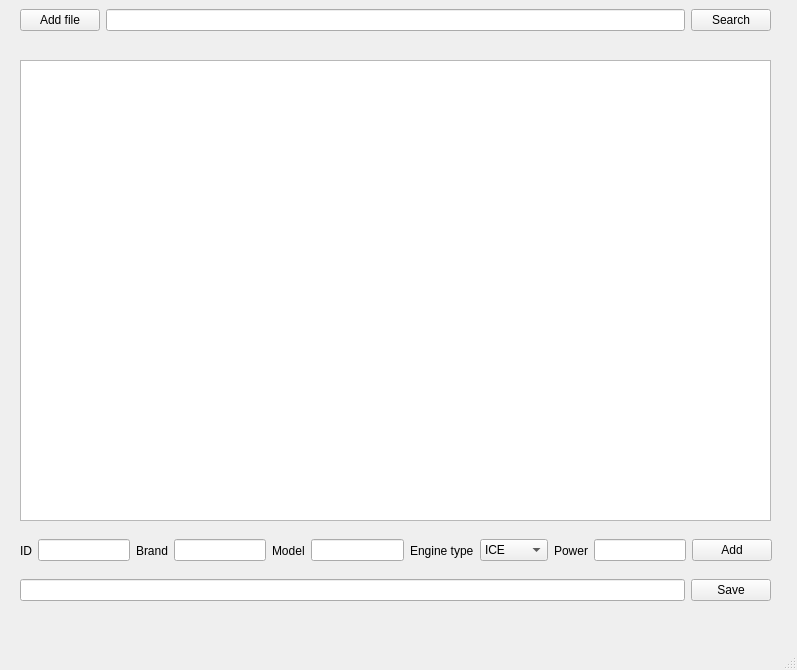
<?xml version="1.0" encoding="UTF-8"?>
<ui version="4.0">
 <class>MainWindow</class>
 <widget class="QMainWindow" name="MainWindow">
  <property name="geometry">
   <rect>
    <x>0</x>
    <y>0</y>
    <width>797</width>
    <height>670</height>
   </rect>
  </property>
  <property name="windowTitle">
   <string>MainWindow</string>
  </property>
  <widget class="QWidget" name="centralwidget">
   <widget class="QWidget" name="horizontalLayoutWidget">
    <property name="geometry">
     <rect>
      <x>20</x>
      <y>0</y>
      <width>751</width>
      <height>41</height>
     </rect>
    </property>
    <layout class="QHBoxLayout" name="horizontalLayout">
     <item>
      <widget class="QPushButton" name="btnAdd">
       <property name="text">
        <string>Add file</string>
       </property>
      </widget>
     </item>
     <item>
      <widget class="QLineEdit" name="linePath"/>
     </item>
     <item>
      <widget class="QPushButton" name="btnSearch">
       <property name="text">
        <string>Search</string>
       </property>
      </widget>
     </item>
    </layout>
   </widget>
   <widget class="QWidget" name="horizontalLayoutWidget_2">
    <property name="geometry">
     <rect>
      <x>20</x>
      <y>530</y>
      <width>752</width>
      <height>41</height>
     </rect>
    </property>
    <layout class="QHBoxLayout" name="horizontalLayout_2">
     <item>
      <widget class="QLabel" name="label">
       <property name="text">
        <string>ID</string>
       </property>
      </widget>
     </item>
     <item>
      <widget class="QLineEdit" name="ID"/>
     </item>
     <item>
      <widget class="QLabel" name="label_2">
       <property name="text">
        <string>Brand</string>
       </property>
      </widget>
     </item>
     <item>
      <widget class="QLineEdit" name="brand"/>
     </item>
     <item>
      <widget class="QLabel" name="label_3">
       <property name="text">
        <string>Model</string>
       </property>
      </widget>
     </item>
     <item>
      <widget class="QLineEdit" name="model"/>
     </item>
     <item>
      <widget class="QLabel" name="label_4">
       <property name="text">
        <string>Engine type</string>
       </property>
      </widget>
     </item>
     <item>
      <widget class="QComboBox" name="engineType">
       <item>
        <property name="text">
         <string>ICE</string>
        </property>
       </item>
       <item>
        <property name="text">
         <string>Diesel</string>
        </property>
       </item>
       <item>
        <property name="text">
         <string>Hybrid</string>
        </property>
       </item>
       <item>
        <property name="text">
         <string>Electro</string>
        </property>
       </item>
      </widget>
     </item>
     <item>
      <widget class="QLabel" name="label_5">
       <property name="text">
        <string>Power</string>
       </property>
      </widget>
     </item>
     <item>
      <widget class="QLineEdit" name="power"/>
     </item>
     <item>
      <widget class="QPushButton" name="btnAddCar">
       <property name="text">
        <string>Add</string>
       </property>
      </widget>
     </item>
    </layout>
   </widget>
   <widget class="QWidget" name="horizontalLayoutWidget_3">
    <property name="geometry">
     <rect>
      <x>20</x>
      <y>570</y>
      <width>751</width>
      <height>41</height>
     </rect>
    </property>
    <layout class="QHBoxLayout" name="horizontalLayout_3">
     <item>
      <widget class="QLineEdit" name="savePath"/>
     </item>
     <item>
      <widget class="QPushButton" name="btnSave">
       <property name="text">
        <string>Save</string>
       </property>
      </widget>
     </item>
    </layout>
   </widget>
   <widget class="QWidget" name="verticalLayoutWidget">
    <property name="geometry">
     <rect>
      <x>20</x>
      <y>60</y>
      <width>751</width>
      <height>461</height>
     </rect>
    </property>
    <layout class="QVBoxLayout" name="verticalLayout">
     <item>
      <widget class="CustomTextBrowser" name="textBrowser">
       <property name="styleSheet">
        <string notr="true"/>
       </property>
      </widget>
     </item>
    </layout>
   </widget>
  </widget>
  <widget class="QMenuBar" name="menubar">
   <property name="geometry">
    <rect>
     <x>0</x>
     <y>0</y>
     <width>797</width>
     <height>26</height>
    </rect>
   </property>
  </widget>
  <widget class="QStatusBar" name="statusbar"/>
 </widget>
 <customwidgets>
  <customwidget>
   <class>CustomTextBrowser</class>
   <extends>QTextBrowser</extends>
   <header>customtextbrowser.h</header>
  </customwidget>
 </customwidgets>
 <resources/>
 <connections/>
</ui>
